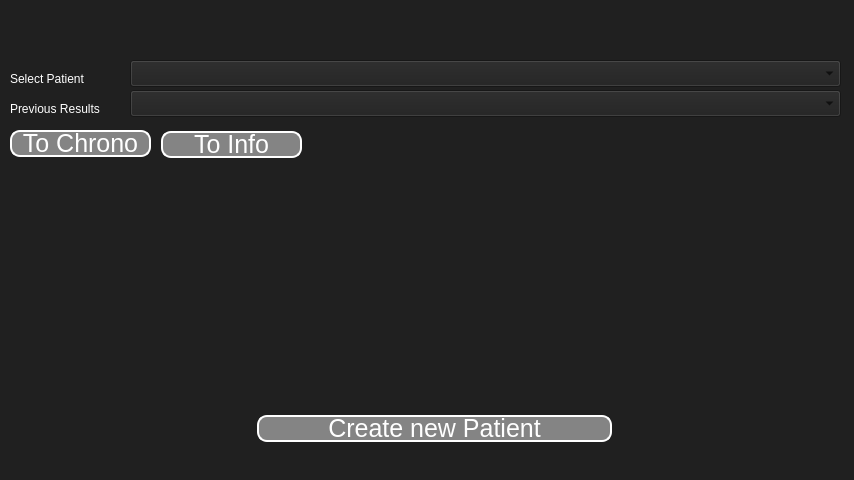
<?xml version="1.0" encoding="UTF-8"?>
<ui version="4.0">
 <class>Form</class>
 <widget class="QWidget" name="Form">
  <property name="geometry">
   <rect>
    <x>0</x>
    <y>0</y>
    <width>854</width>
    <height>480</height>
   </rect>
  </property>
  <property name="windowTitle">
   <string>Form</string>
  </property>
  <property name="styleSheet">
   <string notr="true">QWidget { background-color: rgb(32,32,32); }</string>
  </property>
  <widget class="QComboBox" name="comboBoxPatient">
   <property name="geometry">
    <rect>
     <x>130</x>
     <y>60</y>
     <width>711</width>
     <height>27</height>
    </rect>
   </property>
  </widget>
  <widget class="QLabel" name="labelSelectPatient">
   <property name="geometry">
    <rect>
     <x>10</x>
     <y>70</y>
     <width>101</width>
     <height>17</height>
    </rect>
   </property>
   <property name="styleSheet">
    <string notr="true">QLabel{
color:rgb(255,255,255);
}</string>
   </property>
   <property name="text">
    <string>Select Patient</string>
   </property>
  </widget>
  <widget class="QComboBox" name="comboBoxResults">
   <property name="geometry">
    <rect>
     <x>130</x>
     <y>90</y>
     <width>711</width>
     <height>27</height>
    </rect>
   </property>
  </widget>
  <widget class="QLabel" name="labelPrevious">
   <property name="geometry">
    <rect>
     <x>10</x>
     <y>100</y>
     <width>111</width>
     <height>17</height>
    </rect>
   </property>
   <property name="styleSheet">
    <string notr="true">QLabel{
color:rgb(255,255,255);
}</string>
   </property>
   <property name="text">
    <string>Previous Results</string>
   </property>
  </widget>
  <widget class="QPushButton" name="pushButtonChrono">
   <property name="geometry">
    <rect>
     <x>10</x>
     <y>130</y>
     <width>141</width>
     <height>27</height>
    </rect>
   </property>
   <property name="styleSheet">
    <string notr="true">QPushButton{
border-style: outset;
border-width: 2px;
    border-radius: 10px;
background-color: rgb(132,132,132);
font-size: 25px;
color: rgb(255,255,255);
}</string>
   </property>
   <property name="text">
    <string>To Chrono</string>
   </property>
  </widget>
  <widget class="QPushButton" name="pushButtonToInfo">
   <property name="geometry">
    <rect>
     <x>161</x>
     <y>131</y>
     <width>141</width>
     <height>27</height>
    </rect>
   </property>
   <property name="styleSheet">
    <string notr="true">QPushButton{
border-style: outset;
border-width: 2px;
    border-radius: 10px;
background-color: rgb(132,132,132);
font-size: 25px;
color: rgb(255,255,255);
}</string>
   </property>
   <property name="text">
    <string>To Info</string>
   </property>
  </widget>
  <widget class="QPushButton" name="pushButtonNewPatient">
   <property name="geometry">
    <rect>
     <x>257</x>
     <y>415</y>
     <width>355</width>
     <height>27</height>
    </rect>
   </property>
   <property name="styleSheet">
    <string notr="true">QPushButton{
border-style: outset;
border-width: 2px;
    border-radius: 10px;
background-color: rgb(132,132,132);
font-size: 25px;
color: rgb(255,255,255);
}</string>
   </property>
   <property name="text">
    <string>Create new Patient</string>
   </property>
  </widget>
 </widget>
 <resources/>
 <connections/>
</ui>
